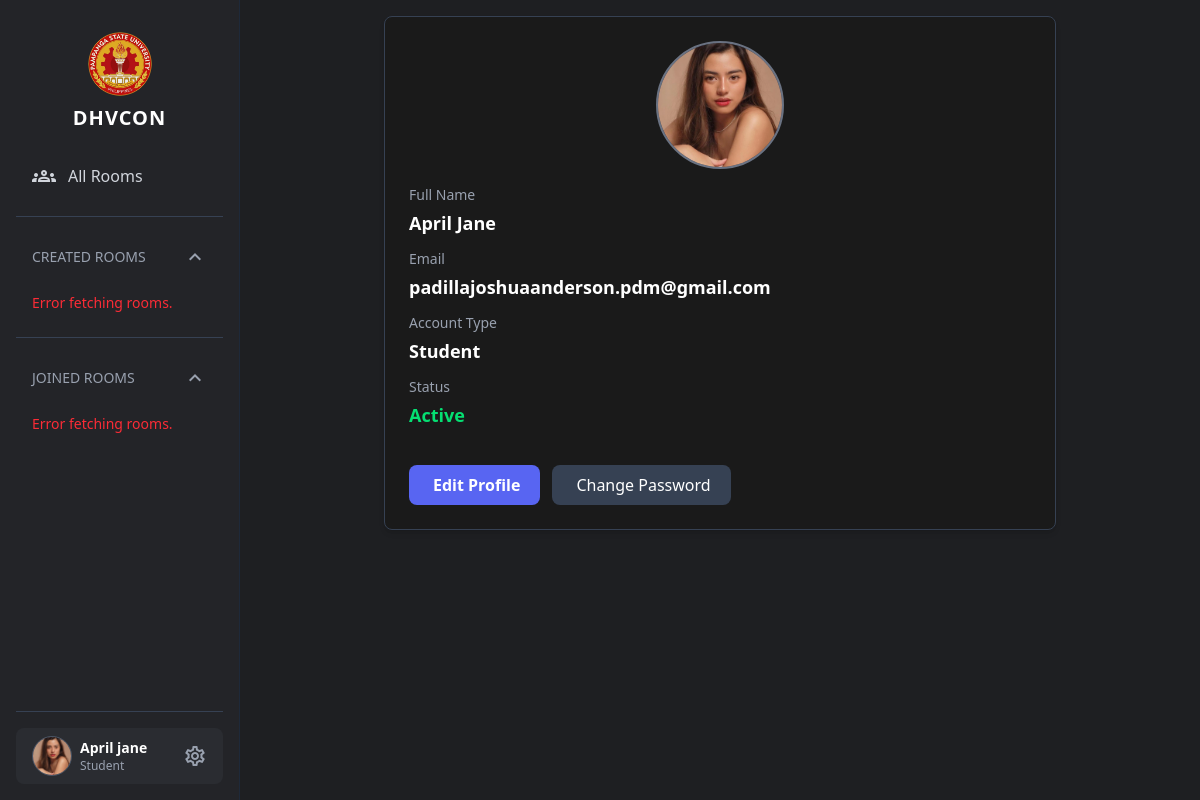
Screenshot of /home/profile.php (signed in) with the database file from the repository.
### tables this page shows
CREATE TABLE `user` (
  `user_id` int(11) NOT NULL,
  `user_fullname` varchar(60) NOT NULL,
  `user_email` varchar(60) NOT NULL,
  `user_password` varchar(255) NOT NULL,
  `user_type` enum('admin','teacher','student','') NOT NULL,
  `user_requirements` longtext DEFAULT NULL CHECK (json_valid(`user_requirements`)),
  `user_profile_pict` varchar(255) DEFAULT NULL,
  `user_status` int(11) NOT NULL DEFAULT 0 COMMENT '0=for-approval,1=active,2=disabled',
  `reset_token` varchar(255) DEFAULT NULL,
  `reset_expiry` int(11) DEFAULT NULL
);

### controller/config.php (called while the page is built, shortened)
<?php
class db_connect
{
    public $host = db_host;
    public $user = db_user;
    public $pass = db_pass;
    public $name = db_name;
    public function connect()
    {
        try {
            $this->conn = new mysqli($this->host, $this->user, $this->pass, $this->name);
        } catch (\Throwable $th) {
            header("Location:setup.php");
        }
    }
}

### home/auth.php (called while the page is built, shortened)
<?php
include ('../controller/config.php');
class auth_class extends db_connect
{
    public function check_account($id) {
        $id = intval($id);
        $query = "SELECT * FROM `user` WHERE user_id = $id AND user_status=1";
        $result = $this->conn->query($query);
        $items = [];
        if ($result && $result->num_rows > 0) {
            while ($row = $result->fetch_assoc()) {
                $items[] = $row;
            }
        }
        return $items;
    }
}

### home/profile.php (the view, shortened to what this page needs)
<?php
include "../src/components/home/header.php";
if (isset($On_Session) && !empty($On_Session)) {
  $User = $On_Session[0];
} else {
  echo "<p class='text-red-500'>Session not found.</p>";
  exit;
}
$statusText = $User['user_status'] == 1 ? "Active" : ($User['user_status'] == 0 ? "Pending" : "Disabled");
$statusColor = $User['user_status'] == 1 ? "text-green-400" : ($User['user_status'] == 0 ? "text-yellow-400" : "text-red-400");
?>
 <main class="flex-1 bg-[#1e1f22] ml-0 md:ml-60 p-4 transition-all duration-300">
<div class="bg-[#1a1a1a] p-6 rounded-lg shadow-md border border-gray-700 max-w-2xl mx-auto text-white">
  <div class="flex flex-col items-center space-y-4">
   <div class="w-32 h-32 relative flex items-center justify-center bg-gray-700 rounded-full border-2 border-gray-500 text-white text-3xl font-bold">
      <?php if (!empty($User['user_profile_pict']) && file_exists("../static/upload/profile/" . $User['user_profile_pict'])): ?>
          <img
              src="../static/upload/profile/<?= htmlspecialchars($User['user_profile_pict']) ?>"
              alt="Profile Picture"
              class="w-full h-full object-cover rounded-full"
          >
      <?php else: ?>
          <?= strtoupper(substr($User['user_fullname'], 0, 1)) ?>
      <?php endif; ?>
  </div>
    <div class="flex flex-col space-y-3 w-full">
      <div>
        <label class="text-gray-400 block text-sm mb-1">Full Name</label>
        <p class="text-lg font-semibold capitalize"><?= htmlspecialchars($User['user_fullname']) ?></p>
      </div>
      <div>
        <label class="text-gray-400 block text-sm mb-1">Email</label>
        <p class="text-lg font-semibold"><?= htmlspecialchars($User['user_email']) ?></p>
      </div>
      <div>
        <label class="text-gray-400 block text-sm mb-1">Account Type</label>
        <p class="text-lg font-semibold capitalize"><?= htmlspecialchars($User['user_type']) ?></p>
      </div>
      <div>
        <label class="text-gray-400 block text-sm mb-1">Status</label>
        <p class="text-lg font-semibold <?= $statusColor ?>"><?= $statusText ?></p>
      </div>
      <div class="mt-6 flex space-x-3">
        <button id="editProfileBtn"
          class="cursor-pointer bg-[#5865f2] text-white font-semibold px-5 py-2 rounded-lg hover:bg-[#404eed] active:bg-[#2f39b9] transition duration-200">
          <i class="fa fa-edit mr-1"></i> Edit Profile
        </button>
        <button id="changePassBtn" class="bg-gray-700 hover:bg-gray-600 text-white px-5 py-2 rounded-lg cursor-pointer">
          <i class="fa fa-lock mr-1"></i> Change Password
        </button>
      </div>
    </div>
  </div>
</div>
</main>
<?php include "../src/components/home/footer.php"; ?>

### src/components/home/header.php (shortened to what this page needs)
<?php
include "auth.php";
$db = new auth_class();
if (isset($_SESSION['user_id'])) {
    $id = intval($_SESSION['user_id']);
    $On_Session = $db->check_account($id);
} else {
   header('location: ../signin');
}
?>
<!doctype html>
<html lang="en">
<head>
  <link href="../src/output.css" rel="stylesheet" />
  <link href="../src/scrollbar.css" rel="stylesheet" />
  <link href="../src/alertifyconfig.css" rel="stylesheet" />
  <link rel="stylesheet" href="https://cdnjs.cloudflare.com/ajax/libs/AlertifyJS/1.13.1/css/alertify.css" />
</head>
<body class="bg-[#1e1f22] text-white min-h-screen flex">
<aside id="sidebar" class="bg-[#232428] w-60 p-4 border-r border-gray-800 fixed inset-y-0 left-0 transform -translate-x-full md:translate-x-0 transition-transform duration-300 flex flex-col z-40">
  <div class="flex flex-col items-center justify-start mb-6">
     <img src="../static/image/logo1.png" alt="DHVCON Logo" class="w-16 h-16 object-contain mb-2">
    <h2 class="text-xl font-bold text-white tracking-wider ">DHVCON</h2>
  </div>
  <nav id="roomNav" class="flex-1 flex flex-col gap-3 overflow-y-auto scrollbar-dark">
    <a href="../home/" class="flex items-center gap-3 px-4 py-2 rounded-lg text-gray-300 hover:bg-[#2A2C31] hover:text-white transition-colors duration-200">
      <span class="material-icons-outlined text-xl">groups</span>
      <span class="font-medium">All Rooms</span>
    </a>
    <hr class="border-gray-700 my-2">
    <button id="toggleCreated" class="flex justify-between items-center w-full px-4 py-2 text-gray-400 uppercase text-sm font-medium hover:text-white cursor-pointer transition-colors duration-200">
      Created Rooms
      <span class="material-icons-outlined transition-transform rotate-180">expand_more</span>
    </button>
    <div id="createdRooms" class="flex flex-col gap-1 max-h-64 overflow-y-auto p-1 scrollbar-dark">
    </div>
    <hr class="border-gray-700 my-2">
    <button id="toggleJoined" class="flex justify-between items-center w-full px-4 py-2 text-gray-400 uppercase text-sm font-medium hover:text-white cursor-pointer transition-colors duration-200">
      Joined Rooms
      <span class="material-icons-outlined transition-transform rotate-180">expand_more</span>
    </button>
    <div id="joinedRooms" class="flex flex-col gap-1 max-h-64 overflow-y-auto p-1 scrollbar-dark">
    </div>
  </nav>
  <div class="mt-auto pt-4 border-t border-gray-700">
    <div class="flex items-center gap-2 px-4 py-2 bg-[#2A2C31] rounded-lg hover:bg-[#33353A] transition-colors duration-200 cursor-pointer relative">
      <div class="w-10 h-10 rounded-full overflow-hidden border border-gray-600 flex items-center justify-center bg-gray-700 text-white font-semibold text-lg">
        <?php if (!empty($On_Session[0]['user_profile_pict'])): ?>
          <img src="<?= '../static/upload/profile/' . htmlspecialchars($On_Session[0]['user_profile_pict']); ?>" alt="Profile Picture" class="w-full h-full object-cover">
        <?php else: ?>
          <span><?= strtoupper(substr($On_Session[0]['user_fullname'], 0, 1)); ?></span>
        <?php endif; ?>
      </div>
      <div class="flex flex-col flex-1">
        <p class="text-sm font-semibold text-white"><?= ucfirst($On_Session[0]['user_fullname']); ?></p>
        <p class="text-xs text-gray-400 capitalize"><?= $On_Session[0]['user_type'] ?></p>
      </div>
      <span id="settings-btn" class="material-icons-outlined text-gray-400 text-xl hover:text-white transition-colors duration-200">settings</span>
    </div>
  </div>
</aside>

### src/scrollbar.css (style rules this page uses)
.scrollbar-dark { scrollbar-width: thin; scrollbar-color: #56585d #1a1a1a; }

### rows the page displays
user: user_profile_pict (picture), user_fullname "April jane", user_type "Student", user_fullname "April Jane", user_email "padillajoshuaanderson.pdm@gmail.com", user_status "Active"
